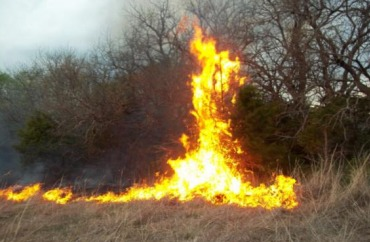
#> input picture image/image1.jpg, 370 x 242 px
$ jupyter execute --allow-errors segmentation_ori.ipynb   (older library calls are emulated)
#> lines starting #> are read from the running program, lines starting #| are printed output that depends on the picture; after the words box and inside, x2 and y2 are one past the last pixel; in counts of white or black regions, pixels touching at a corner belong together
Import Library

[cell 1]
import cv2
import matplotlib.pyplot as plt
import numpy as np

from IPython.display import Image, display

Show Original Image

[cell 2]
# Load image
# Baca citra dalam format BGR (default OpenCV)
image = cv2.imread('./image/image1.jpg')
#> image is the input picture: shape (242, 370, 3); mean B, G, R 78, 105.2, 121.2

# [6 lines of commented-out code are left out]
plt.imshow(image)
#> (this line was passed over: IPython is not available in this run)
plt.colorbar()
#> (this line was passed over: IPython is not available in this run)

Convert to HSV

[cell 3]
#load original citra
image_bgr = cv2.imread('./image/image1.jpg')

# Konversi citra ke format HSV
image_hsv = cv2.cvtColor(image_bgr, cv2.COLOR_BGR2HSV)
#> image_hsv: shape (242, 370, 3); mean H, S, V 30.3, 94.5, 123.4

# Simpan citra HSV
cv2.imwrite('./image/hsv/image1_hsv.jpg', image_hsv)

# Tampilkan citra HSV
cv2.imshow('HSV Image', image_hsv)
cv2.waitKey(0)
cv2.destroyAllWindows()

Using Threshold in HSV

[cell 4]
# Ambil channel H, S, V dari citra HSV
h_channel, s_channel, v_channel = cv2.split(image_hsv)
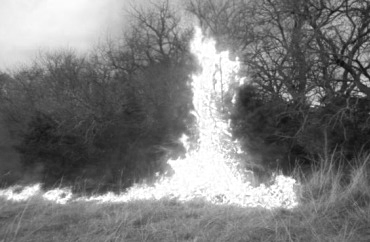
#> v_channel: shape (242, 370); min 14, max 255, mean 123.4

# Threshold pada channel V menggunakan nilai threshold min dan max
threshold_min = 130
threshold_max = 255
_, v_thresh = cv2.threshold(v_channel, threshold_min, threshold_max, cv2.THRESH_BINARY)
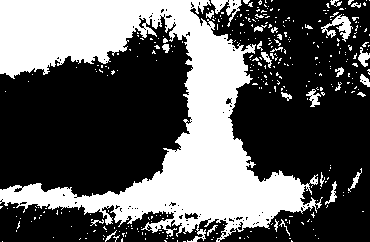
#> v_thresh: shape (242, 370); 36.3% white; 346 white regions (316 under 20 px), largest, box (x1, y1, x2, y2) and area: (0, 0, 323, 242) 29494, (321, 14, 353, 42) 350, (211, 0, 242, 27) 302

# Gabungkan kembali channel H, S, dan channel V yang telah di-threshold
thresholded_image = cv2.merge((h_channel, s_channel, v_thresh))
#> thresholded_image: shape (242, 370, 3); mean H, S, V 30.3, 94.5, 92.6

# Simpan citra HSV Threshold
cv2.imwrite('./image/hsv/image1_hsv_threshold.jpg', thresholded_image)

# Tampilkan citra hasil thresholding
cv2.imshow('Thresholded Image', thresholded_image)
cv2.waitKey(0)
cv2.destroyAllWindows()

plt.imshow(thresholded_image)
#> (this line was passed over: IPython is not available in this run)
plt.show()

Convert Citra to Grayscale

[cell 5]
def hsv_to_grayscale(hsv_image):
    # Ambil komponen Hue, Saturation, dan Value dari citra HSV
    hue, saturation, value = cv2.split(hsv_image)

    # Hitung nilai rata-rata dari komponen Hue, Saturation, dan Value
    grayscale_image = np.mean([hue, saturation, value], axis=0).astype(np.uint8)

    return grayscale_image

# Baca citra HSV
hsv_image = cv2.imread('./image/hsv/image1_hsv_threshold.jpg', cv2.IMREAD_COLOR)
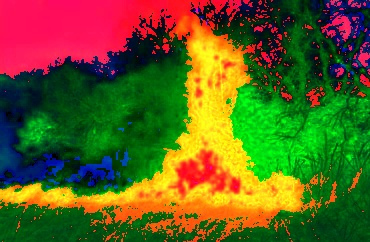
#> hsv_image: shape (242, 370, 3); mean B, G, R 30.9, 94.7, 93.2

# Konversi citra dari format HSV ke grayscale
grayscale_image = hsv_to_grayscale(hsv_image)
#> in hsv_to_grayscale, `hue, saturation, value = cv2.split(hsv_image)`:
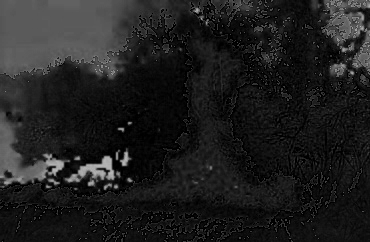
#> hue: shape (242, 370); min 0, max 183, mean 30.9
#> in hsv_to_grayscale, `hue, saturation, value = cv2.split(hsv_image)`:
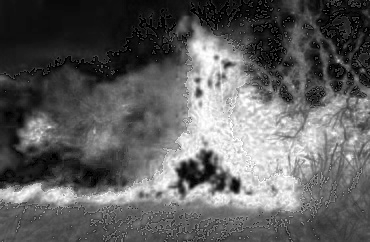
#> saturation: shape (242, 370); min 0, max 255, mean 94.7
#> in hsv_to_grayscale, `hue, saturation, value = cv2.split(hsv_image)`:
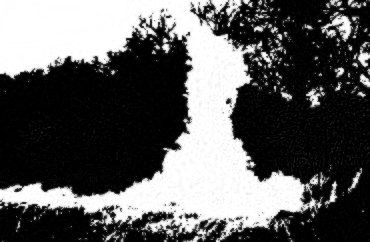
#> value: shape (242, 370); min 0, max 255, mean 93.2
#> in hsv_to_grayscale, `grayscale_image = np.mean([hue, saturation, value], axis=0).astype(np...`:
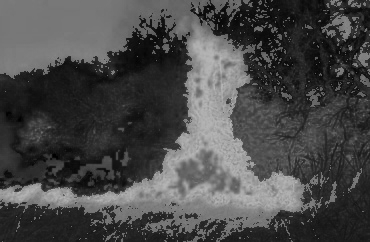
#> grayscale_image: shape (242, 370); min 0, max 185, mean 72.6

# Simpan citra grayscale
cv2.imwrite('./image/grayscale/image1_grayscale.jpg', grayscale_image)

# Tampilkan citra grayscale
cv2.imshow('Grayscale Image', grayscale_image)
cv2.waitKey(0)
cv2.destroyAllWindows()

Using Threshold in Grayscale

[cell 6]
# [22 lines of commented-out code are left out]

Threshold Grayscale yang benar

[cell 7]
# Apply thresholding
_, threshold = cv2.threshold(grayscale_image, 143, 255, cv2.THRESH_BINARY)
#> threshold: shape (242, 370); 11.8% white; 19 white regions (16 under 20 px), largest, box (x1, y1, x2, y2) and area: (83, 30, 300, 211) 9683, (0, 184, 42, 203) 437, (41, 188, 78, 205) 390

# # Combine grayscale image and thresholded image
# combined = cv2.cvtColor(grayscale_image, cv2.COLOR_GRAY2BGR)
# combined[np.where(threshold == 255)] = [0, 0, 255]  # Set thresholded regions to red color
combined = threshold

# Display the combined image
cv2.imshow('Combined Image', combined)
cv2.waitKey(0)
cv2.destroyAllWindows()

Citra Contour Sebaran Api

[cell 8]
# # Load citra sebaran api
# image = cv2.imread('./image/image1.png')

# # Ubah citra ke format HSV
# hsv_image = cv2.cvtColor(image, cv2.COLOR_BGR2HSV)

# # Definisikan rentang warna api dalam HSV
# lower_fire = np.array([0, 50, 50])
# upper_fire = np.array([10, 255, 255])

# # Buat masker dengan menggunakan rentang warna api
# mask = cv2.inRange(hsv_image, lower_fire, upper_fire)

# # Terapkan operasi morfologi untuk menghilangkan noise
# kernel = cv2.getStructuringElement(cv2.MORPH_RECT, (5, 5))
# opening = cv2.morphologyEx(mask, cv2.MORPH_OPEN, kernel)

# # Temukan kontur pada citra hasil operasi morfologi
# contours, _ = cv2.findContours(opening, cv2.RETR_EXTERNAL, cv2.CHAIN_APPROX_SIMPLE)

# # Gambar kontur pada citra asli
# cv2.drawContours(image, contours, -1, (0, 255, 0), 2)

# # Tampilkan citra dengan kontur
# cv2.imshow('Fire Contour', image)
# cv2.waitKey(0)

[cell 9]
# [17 lines of commented-out code are left out]

[cell 10]
# #load original citra
# img = io.imread('./image/image1.jpg')

# # Konversi citra ke format HSV
# im_hsv = cv2.cvtColor(img, cv2.COLOR_BGR2HSV)

# mask = cv2.inRange(im_hsv, (100,90,90), (120,255,255))
# # plt.imshow(mask)
# plt.imshow(img)

[cell 11]
# [18 lines of commented-out code are left out]

[cell 12]
# [17 lines of commented-out code are left out]

[cell 13]
# # # Load citra sebaran api
# image = cv2.imread('./image/image1.png')

# # # Terapkan operasi morfologi untuk menghilangkan noise
# # kernel = cv2.getStructuringElement(cv2.MORPH_RECT, (5, 5))
# # opening = cv2.morphologyEx(target, cv2.MORPH_OPEN, kernel)

# # # Temukan kontur pada citra hasil operasi morfologi
# # contours, _ = cv2.findContours(opening, cv2.RETR_EXTERNAL, cv2.CHAIN_APPROX_SIMPLE)

# # # Gambar kontur pada citra asli
# # cv2.drawContours(image, contours, -1, (0, 255, 0), 2)

# # Konversi citra ke citra biner (grayscale dengan tipe data CV_8UC1)
# gray = cv2.cvtColor(image, cv2.COLOR_BGR2GRAY)
# _, binary = cv2.threshold(gray, 0, 255, cv2.THRESH_BINARY)

# # Temukan kontur pada citra biner
# contours, _ = cv2.findContours(binary, cv2.RETR_EXTERNAL, cv2.CHAIN_APPROX_SIMPLE)

# # Gambar kontur pada citra asli
# cv2.drawContours(image, contours, -1, (0, 255, 0), 2)


# # Tampilkan citra dengan kontur
# cv2.imshow('Fire Contour', image)
# cv2.waitKey(0)
# cv2.destroyAllWindows()

[cell 14]
# # Load citra sebaran api
# image = cv2.imread('./image/image1.png')

# ## convert to hsv
# hsv = cv2.cvtColor(image, cv2.COLOR_BGR2HSV)

# # # Tentukan rentang warna sebaran api dalam format HSV
# lower_fire = np.array([23, 100, 100])
# upper_fire = np.array([30, 255, 255])

# # Buat mask menggunakan inRange
# mask = cv2.inRange(hsv, lower_fire, upper_fire)

# # Temukan kontur pada citra hasil operasi morfologi
# contours, _ = cv2.findContours(mask, cv2.RETR_EXTERNAL, cv2.CHAIN_APPROX_SIMPLE)

# # Gambar kontur pada citra asli
# cv2.drawContours(image, contours, -1, (0, 255, 0), 1)

# # Tampilkan citra dengan kontur
# cv2.imshow('Fire Contour', image)
# cv2.waitKey(0)
# cv2.destroyAllWindows()

Morphologi

[cell 15]
# # Load citra grayscale
# # gray_image = cv2.imread('./image/grayscale/image1_grayscale.jpg', cv2.IMREAD_GRAYSCALE)
# gray_image = cv2.imread('./image/grayscale/image1_grayscale_thresholding.jpg', cv2.IMREAD_GRAYSCALE)

# # # Melakukan thresholding pada citra grayscale
# # _, threshold_image = cv2.threshold(gray_image, 128, 255, cv2.THRESH_BINARY)

# # Definisikan kernel untuk operasi morfologi terbuka
# kernel = np.ones((5, 5), np.uint8)

# # Lakukan operasi morfologi terbuka pada citra hasil thresholding
# # opening_image = cv2.morphologyEx(threshold_image, cv2.MORPH_OPEN, kernel)
# opening_image = cv2.morphologyEx(gray_image, cv2.MORPH_OPEN, kernel)

# # # Tampilkan citra grayscale
# # cv2.imshow('Grayscale Image', gray_image)

# # # Tampilkan citra hasil thresholding
# # cv2.imshow('Threshold Image', threshold_image)

# # Tampilkan citra hasil operasi morfologi terbuka
# cv2.imwrite('image_morphology.png', opening_image)
# cv2.imshow('Opening Image', opening_image)

# cv2.waitKey(0)
# cv2.destroyAllWindows()

Morphologi yang benar

[cell 16]
# Define the structuring element for morphological operation
kernel = cv2.getStructuringElement(cv2.MORPH_RECT, (1, 1))

# Perform morphological opening
opened = cv2.morphologyEx(combined, cv2.MORPH_OPEN, kernel)

# Display the original and opened images
cv2.imshow('Opened Image', opened)
cv2.waitKey(0)
cv2.destroyAllWindows()

Transformasi Jarak

[cell 17]
# # Dapatkan transformasi jarak dari citra hasil morfologi terbuka
# dist_transform = cv2.distanceTransform(opening_image, cv2.DIST_L2, 3)

# # Normalisasi transformasi jarak untuk tampilan yang lebih baik
# dist_transform = cv2.normalize(dist_transform, None, 0, 255, cv2.NORM_MINMAX, dtype=cv2.CV_8U)

# ret, sure_fg = cv2.threshold(dist_transform, 0.01*dist_transform.max(), 255,0 )
# plt.imshow(sure_fg, 'gray')

# # # Tampilkan citra transformasi jarak
# # cv2.imwrite('image_transformasi_jarak.png', dist_transform)
# # cv2.imshow('Distance Transform', dist_transform)
# # cv2.waitKey(0)
# # cv2.destroyAllWindows()

# sure_fg = np.uint8(sure_fg)

# # Dapatkan area yang tidak termasuk dalam area objek menggunakan operasi pengurangan (dapatkan area background)
# sure_bg = cv2.subtract(opening_image, sure_fg.astype(np.uint8))

# plt.imshow(sure_fg)

Transformasi jarak yang benar

[cell 18]
# Dapatkan transformasi jarak dari citra hasil morfologi terbuka
dist_transform = cv2.distanceTransform(opened, cv2.DIST_L2, 3)
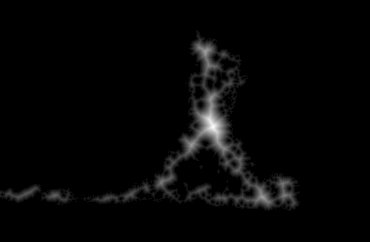
#> dist_transform: shape (242, 370) float32; min 0, max 17.06, mean 0.41; drawn with min black and max white

# Normalisasi transformasi jarak untuk tampilan yang lebih baik
dist_transform = cv2.normalize(dist_transform, None, 0, 255, cv2.NORM_MINMAX, dtype=cv2.CV_8U)

ret, sure_fg = cv2.threshold(dist_transform, 0.01*dist_transform.max(), 255,0 )
#> ret = 2
plt.imshow(sure_fg)
#> (this line was passed over: IPython is not available in this run)

# [9 lines of commented-out code are left out]
sure_bg = cv2.subtract(opened, sure_fg.astype(np.uint8))
#> sure_bg: shape (242, 370); every value is 0

# plt.imshow(sure_bg)

Transformasi Jarak versi 2

[cell 19]
# # Create subplots with 1 row and 2 columns
# fig, axes = plt.subplots(nrows=2, ncols=2, figsize=(8, 8))
# # sure background area
# sure_bg = cv2.dilate(combined, kernel, iterations=3)
# imshow(sure_bg, axes[0,0])
# axes[0, 0].set_title('Sure Background')

# # Distance transform
# dist = cv2.distanceTransform(combined, cv2.DIST_L2, 5)
# imshow(dist, axes[0,1])
# axes[0, 1].set_title('Distance Transform')

# #foreground area
# ret, sure_fg = cv2.threshold(dist, 0.5 * dist.max(), 255, cv2.THRESH_BINARY)
# sure_fg = sure_fg.astype(np.uint8)
# imshow(sure_fg, axes[1,0])
# axes[1, 0].set_title('Sure Foreground')

# # unknown area
# unknown = cv2.subtract(sure_bg, sure_fg)
# imshow(unknown, axes[1,1])
# axes[1, 1].set_title('Unknown')

# plt.show()

[cell 20]
unknown = cv2.subtract(sure_bg, sure_fg)
plt.imshow(unknown)
#> (this line was passed over: IPython is not available in this run)

Marker Original

[cell 21]
ret3, markerss = cv2.connectedComponents(sure_fg)
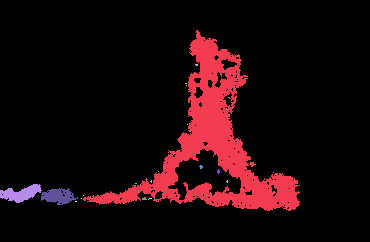
#> markerss: shape (242, 370) int32; 20 distinct labels, from 0 to 19; one colour per label, 0 black
#> ret3 = 20
plt.imshow(markerss, 'gray')
#> (this line was passed over: IPython is not available in this run)

Marker yang benar

[cell 22]
# Marker labelling
# sure foreground
ret, markers = cv2.connectedComponents(sure_fg)
#> ret = 20

# Add one to all labels so that background is not 0, but 1
markers += 1
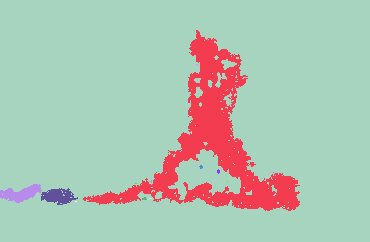
#> markers: shape (242, 370) int32; 20 distinct labels, from 1 to 20; one colour per label, 0 black
# mark the region of unknown with zero
markers[unknown == 255] = 0

#> (the rest of this cell did not finish here and is left out)

[cell 23]
markess = markerss + 10
#> markess: shape (242, 370) int32; 20 distinct labels, from 10 to 29
markerss[unknown == 255] = 0
plt.imshow(markerss, 'gray')
#> (this line was passed over: IPython is not available in this run)

$ run again, with image/image1.png saved as image/image1.jpg
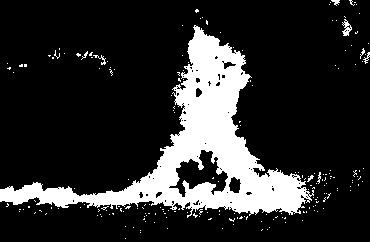
#> input picture image/image1.png, 370 x 242 px
#> image is the input picture: shape (242, 370, 3); min 0, max 255, mean 45
#> image_hsv: shape (242, 370, 3); mean H, S, V 0, 0, 45
#> h_channel: shape (242, 370); every value is 0
#> v_thresh: shape (242, 370); 17.6% white; 200 white regions (192 under 20 px), largest, box (x1, y1, x2, y2) and area: (0, 25, 314, 218) 15062, (342, 19, 352, 36) 84, (93, 55, 106, 65) 38
#> thresholded_image: shape (242, 370, 3); mean H, S, V 0, 0, 45
#> `hsv_image = cv2.imread('./image/hsv/image1_hsv_threshold.jpg', cv2.IMR..`:
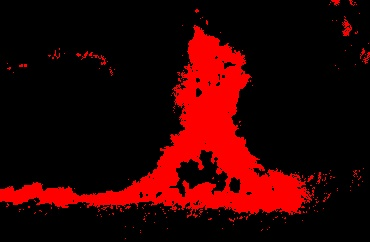
#> hsv_image: shape (242, 370, 3); mean B, G, R 1.4, 1.3, 44.9
#> in hsv_to_grayscale, `grayscale_image = np.mean([hue, saturation, value], axis=0).astype(np...`:
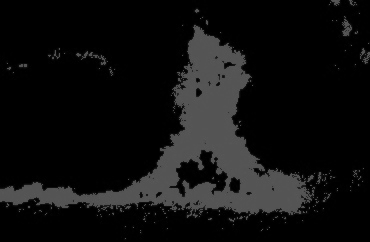
#> grayscale_image: shape (242, 370); min 0, max 92, mean 15.7
#> dist_transform: shape (242, 370) float32; every value is 0
#> ret3 = 1
#> markers: shape (242, 370) int32; every value is 1
#> markess: shape (242, 370) int32; every value is 10

$ run again, with image/fire.2.png saved as image/image1.jpg
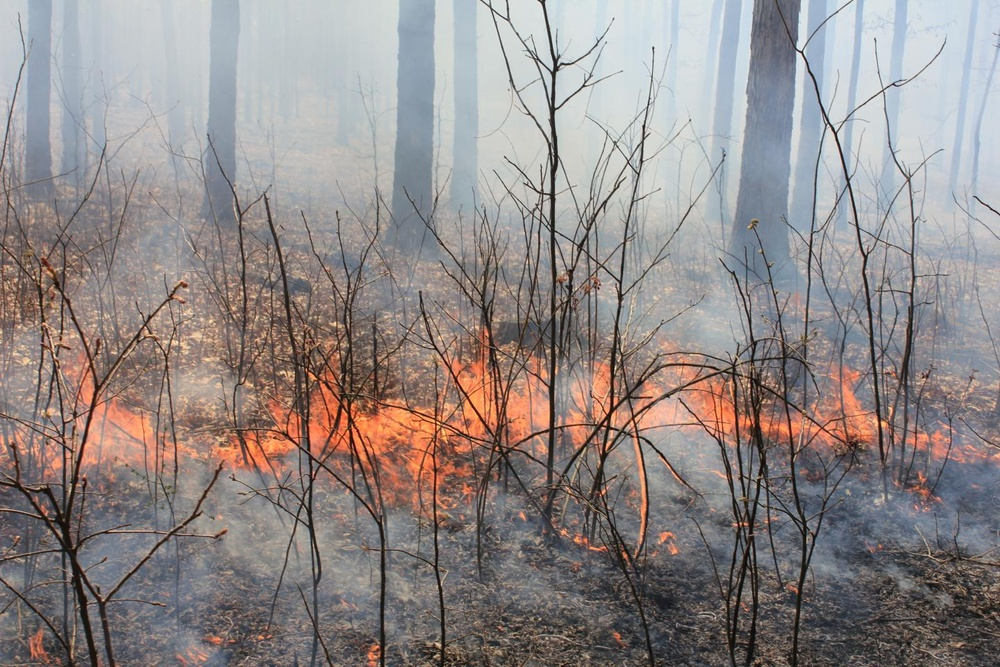
#> input picture image/fire.2.png, 1000 x 667 px, shrunk from 1440 x 960 before the run
#> image is the input picture: shape (667, 1000, 3); mean B, G, R 135.5, 136.8, 144.6
#> image_hsv: shape (667, 1000, 3); mean H, S, V 65.4, 38, 150.7
#> v_thresh: shape (667, 1000); 65% white; 1394 black regions (1325 under 20 px), largest, box (x1, y1, x2, y2) and area: (0, 0, 1000, 667) 225996, (960, 459, 996, 474) 210, (0, 63, 24, 171) 161
#> thresholded_image: shape (667, 1000, 3); mean H, S, V 65.4, 38, 165.8
#> threshold: shape (667, 1000); 0.97% white in thin lines or dots
#> `ret, sure_fg = cv2.threshold(dist_transform, 0.01*dist_transform.max()..`: ret = 2
#> sure_bg: shape (667, 1000); every value is 0
#> markerss: shape (667, 1000) int32; 1071 distinct labels, from 0 to 1070
#> ret3 = 1071
#> `markers += 1`:
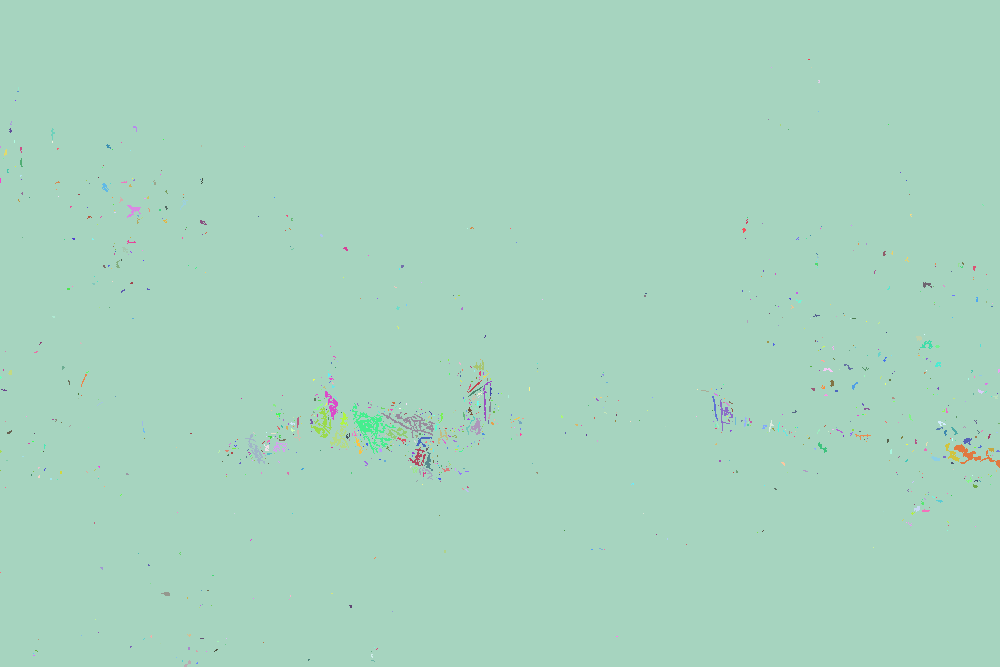
#> markers: shape (667, 1000) int32; 1071 distinct labels, from 1 to 1071; one colour per label, 0 black
#> markess: shape (667, 1000) int32; 1071 distinct labels, from 10 to 1080
